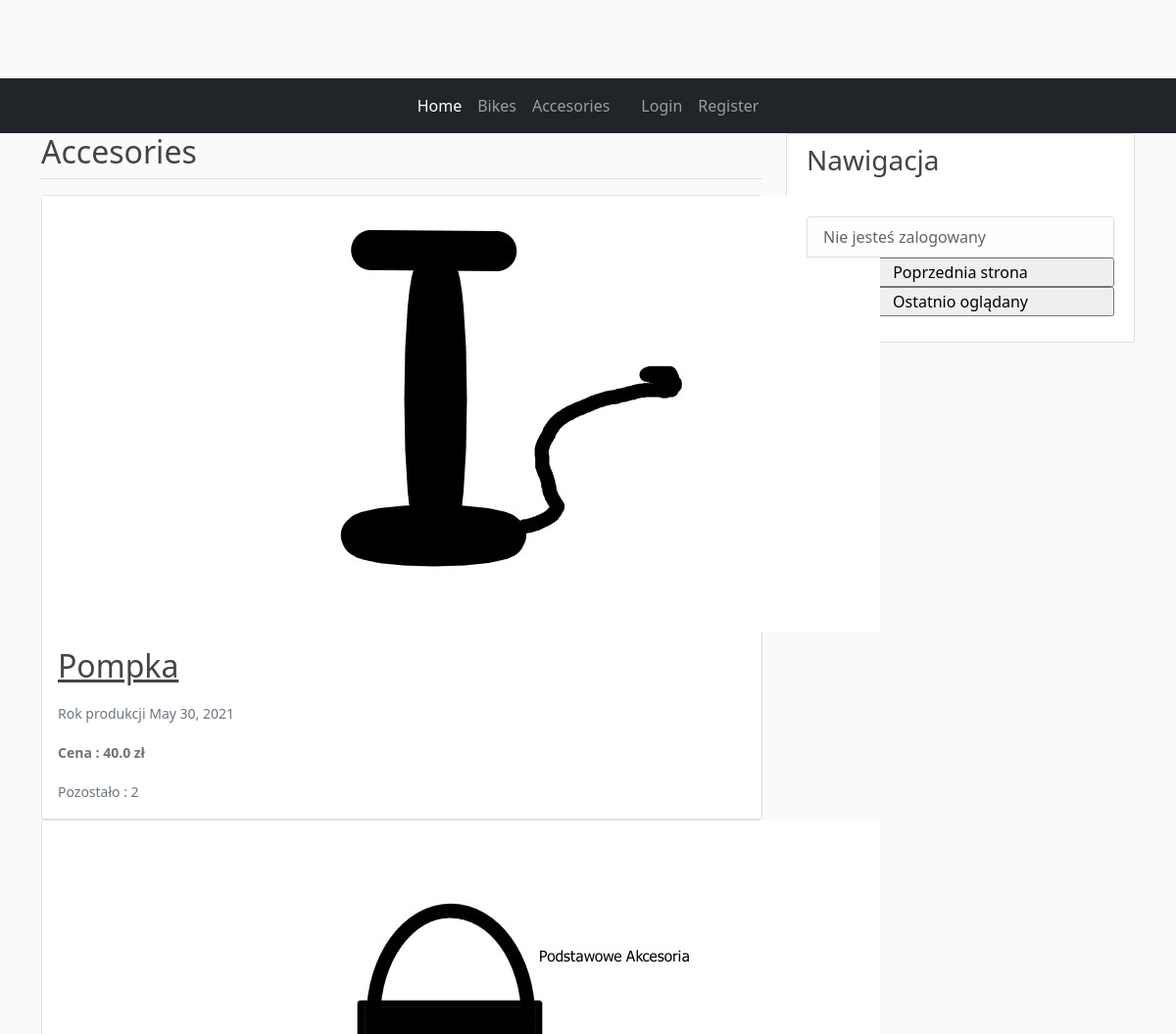
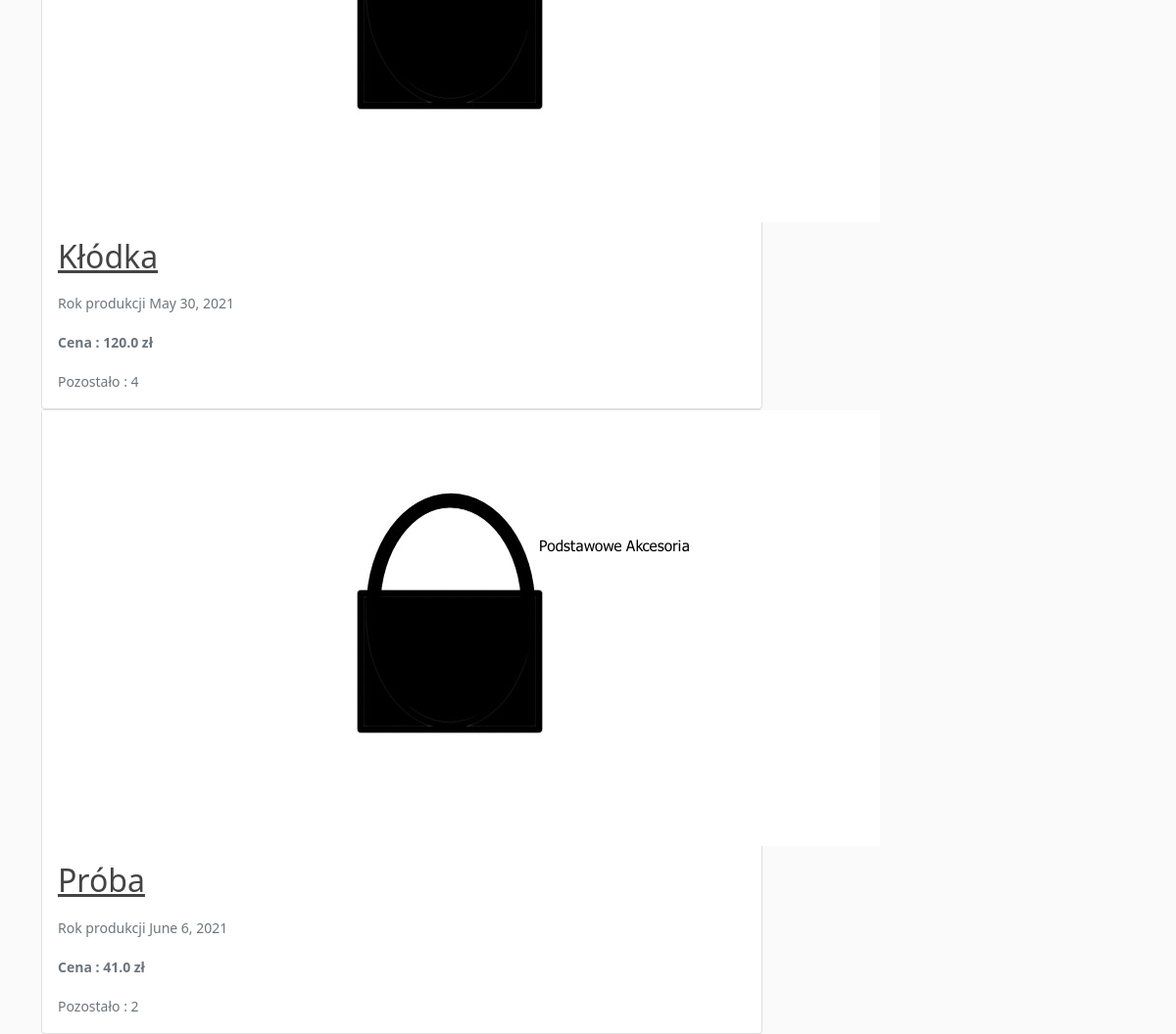
The page /accesories on the database its author committed (2 pictures, top to bottom).
### blog/models.py (models this page shows, shortened)
class Accesor(models.Model):
    name=models.TextField()
    production_year=models.DateField()
    amount=models.IntegerField()
    price=models.FloatField()
    photo=models.ImageField(upload_to='accessories_photo', default='default.png')
    description=models.TextField()

### blog/views.py (the view)
# urls.py: path('accesories',views.accesories, name='blog-accesories'),
def accesories(request):
    context = {	       'accesorieries' :Accesor.objects.all(),
                       'title': 'Accesories'
                       }
    return render(request,'blog/accesories.html',context)

### templates/blog/accesories.html (shortened to what this page needs)
{% extends "blog/base.html" %}
{% block content %}
    <h2>Accesories</h2>
    <div class="border-top pt-3">
 {% for Accesor in accesorieries %}<div class="card-group">
  <div class="card">
      <img class="img" width="855" height="445" src="{{ Accesor.photo.url }}">
    <div class="card-body">
    <h2><a class="article-title" href="{% url 'blog-accesories' Accesor.id %}">{{ Accesor.name }}</a></h2>
      <p class="card-text"><small class="text-muted">Rok produkcji {{ Accesor.production_year }}</small></p>
        <p class="card-text" style="font-weight: bold"><small class="text-muted">Cena : {{ Accesor.price }} zł</small></p>
        <p class="card-text"><small class="text-muted">Pozostało : {{Accesor.amount }}</small></p>
    </div>
  </div>
</div>
{% endfor %}
</div>
{% endblock %}

### blog/static/main.css (style rules this page uses)
body { background: #fafafa; color: #333333; margin-top: 5rem; }
h1, h2, h3, h4, h5, h6 { color: #444444; }
.article-title { color: #444444; }

### rows shown on the page
Accesor: photo (picture), name "Pompka", production_year "May 30, 2021", price "40.0", amount "2"
Accesor: photo (picture), name "Kłódka", production_year "May 30, 2021", price "120.0", amount "4"
Accesor: photo (picture), name "Próba", production_year "June 6, 2021", price "41.0", amount "2"
